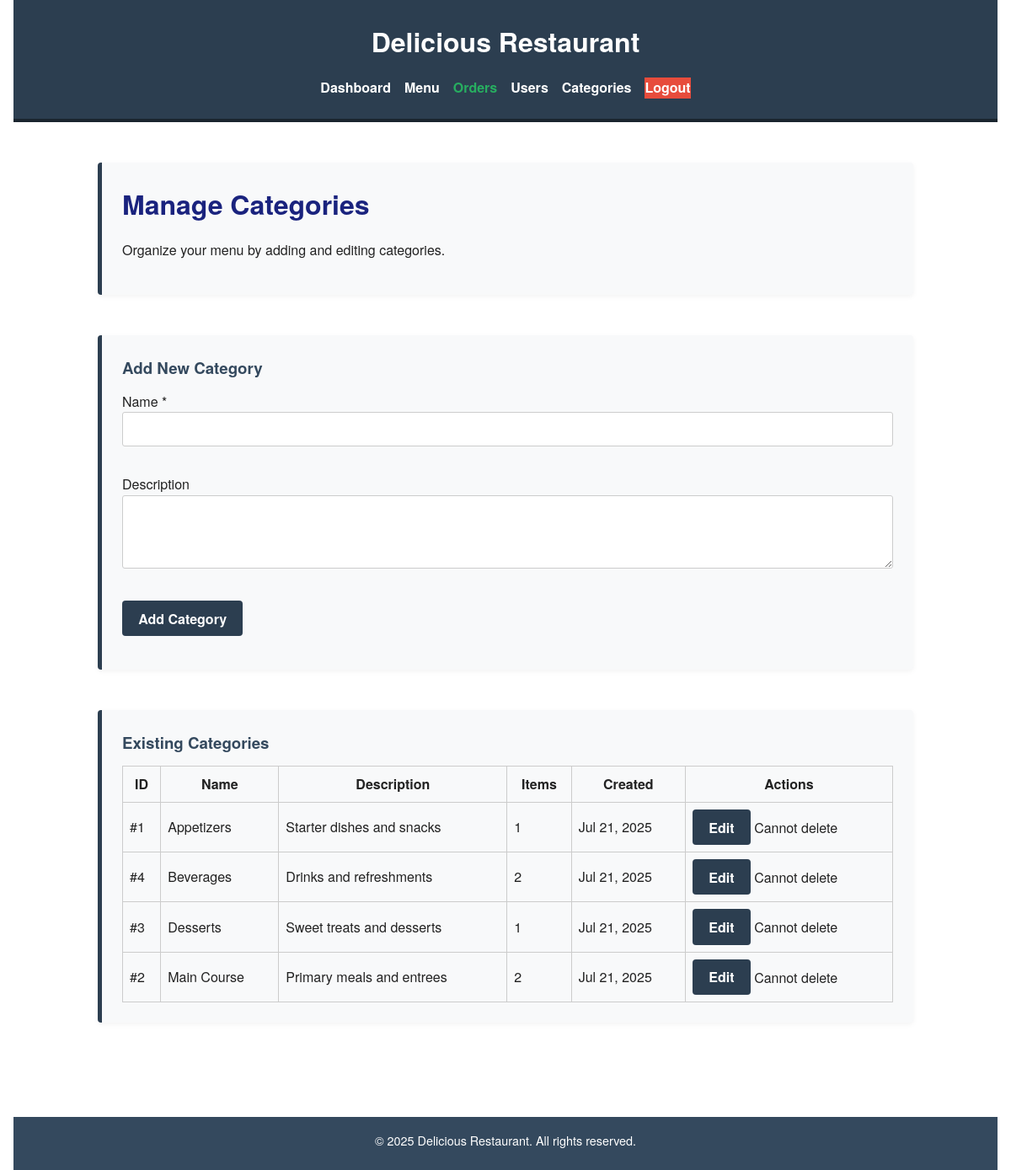
The page /admin_categories.php (signed in) on the database its author committed.
### tables this page shows
CREATE TABLE `categories` (
  `category_id` int(11) NOT NULL,
  `category_name` varchar(50) NOT NULL,
  `description` text DEFAULT NULL,
  `created_at` timestamp NOT NULL DEFAULT current_timestamp()
);

### admin_categories.php (the view, shortened to what this page needs)
<?php
$conn = getDBConnection();
$categories_result = $conn->query("
    SELECT c.*, COUNT(mi.item_id) as item_count
    FROM categories c
    LEFT JOIN menu_items mi ON c.category_id = mi.category_id
    GROUP BY c.category_id
    ORDER BY c.category_name
");
?>
<!DOCTYPE html>
<html lang="en">
<head>
    <link rel="stylesheet" href="css/style.css">
</head>
<body>
    <header>
        <h1>Delicious <span>Restaurant</span></h1>
        <nav>
            <ul>
                <li><a href="admin_dashboard.php">Dashboard</a></li>
                <li><a href="admin_menu.php">Menu</a></li>
                <li><a href="admin_orders.php">Orders</a></li>
                <li><a href="admin_users.php">Users</a></li>
                <li><a href="admin_categories.php">Categories</a></li>
                <li><a href="logout.php?type=admin">Logout</a></li>
            </ul>
        </nav>
    </header>
    <main>
        <section>
            <h2>Manage Categories</h2>
            <p>Organize your menu by adding and editing categories.</p>
        </section>
        <section>
            <h3>Add New Category</h3>
            <form method="POST">
                <p>
                    <label for="category_name">Name *</label><br>
                    <input type="text" name="category_name" id="category_name" value="<?php echo htmlspecialchars($_POST['category_name'] ?? ''); ?>" required>
                </p>
                <p>
                    <label for="description">Description</label><br>
                    <textarea name="description" id="description" rows="3"><?php echo htmlspecialchars($_POST['description'] ?? ''); ?></textarea>
                </p>
                <p>
                    <button type="submit" name="add_category">Add Category</button>
                </p>
            </form>
        </section>
        <section>
            <h3>Existing Categories</h3>
            <?php if ($categories_result->num_rows > 0): ?>
                <table>
                    <thead>
                        <tr>
                            <th>ID</th>
                            <th>Name</th>
                            <th>Description</th>
                            <th>Items</th>
                            <th>Created</th>
                            <th>Actions</th>
                        </tr>
                    </thead>
                    <tbody>
                        <?php while ($cat = $categories_result->fetch_assoc()): ?>
                            <tr>
                                <td>#<?php echo $cat['category_id']; ?></td>
                                <td><?php echo htmlspecialchars($cat['category_name']); ?></td>
                                <td><?php echo htmlspecialchars($cat['description'] ?: 'No description'); ?></td>
                                <td><?php echo $cat['item_count']; ?></td>
                                <td><?php echo date('M j, Y', strtotime($cat['created_at'])); ?></td>
                                <td>
                                    <form method="POST" style="display:inline;">
                                        <button type="submit" name="edit_category">Edit</button>
                                    </form>
                                    <?php if ($cat['item_count'] == 0): ?>
                                        <a href="admin_categories.php?delete=<?php echo $cat['category_id']; ?>" onclick="return confirm('Delete this category?')">Delete</a>
                                    <?php else: ?>
                                        <span>Cannot delete</span>
                                    <?php endif; ?>
                                </td>
                            </tr>
                        <?php endwhile; ?>
                    </tbody>
                </table>
            <?php else: ?>
                <p>No categories found.</p>
            <?php endif; ?>
        </section>
    </main>
    <footer>
        <p>&copy; 2025 Delicious Restaurant. All rights reserved.</p>
    </footer>
</body>
</html>

### css/style.css (style rules this page uses)
* { margin: 0; padding: 0; box-sizing: border-box; }
body { font-family: "Helvetica Neue", sans-serif; background-color: #ffffff; color: #222; line-height: 1.6; padding: 0 1rem; }
header { background-color: #2c3e50; color: white; padding: 1.5rem 1rem; text-align: center; border-bottom: 4px solid #1a252f; }
header h1 { font-size: 2rem; margin-bottom: 0.5rem; }
header nav ul { list-style: none; display: flex; justify-content: center; flex-wrap: wrap; gap: 1rem; padding-top: 0.5rem; }
header nav a { text-decoration: none; color: white; font-weight: bold; border-bottom: 2px solid transparent; transition: border-color 0.3s; }
main { max-width: 1000px; margin: 2rem auto; padding: 1rem; }
main section { margin-bottom: 3rem; padding: 1.5rem; background-color: #f8f9fa; border-left: 5px solid #2c3e50; border-radius: 4px; box-shadow: 0 2px 6px rgba(0, 0, 0, 0.05); }
h2 { color: #2c3e50; margin-bottom: 1rem; font-size: 1.75rem; }
h3 { color: #34495e; margin-bottom: 0.75rem; }
p { margin-bottom: 1rem; }
form { display: flex; flex-direction: column; gap: 1rem; }
input, textarea, select, button { font-family: inherit; font-size: 1rem; }
input[type="text"], input[type="email"], input[type="tel"], select, textarea { padding: 0.5rem; border: 1px solid #ccc; border-radius: 3px; width: 100%; }
textarea { resize: vertical; }
button, a[href*="btn"] { padding: 0.6rem 1.2rem; background-color: #2c3e50; color: white; text-decoration: none; border: none; border-radius: 4px; font-weight: bold; cursor: pointer; transition: background-color 0.3s ease; }
footer { background-color: #34495e; color: white; text-align: center; padding: 1rem; margin-top: 3rem; font-size: 0.9rem; }
footer p { margin-bottom: 0.5rem; }
header nav ul li a[href="admin_orders.php"] { font-weight: bold; color: #27ae60; }
main > section:first-of-type h2 { font-size: 2rem; color: #1a237e; }
table { border-collapse: collapse; width: 100%; }
table td, table th { border: 1px solid #ccc; padding: 0.5em; }
a[href*="logout"] { background-color: #e74c3c; }

### rows shown on the page
categories: category_id "1", category_name "Appetizers", description "Starter dishes and snacks", item_count "1", created_at "Jul 21, 2025"
categories: category_id "4", category_name "Beverages", description "Drinks and refreshments", item_count "2", created_at "Jul 21, 2025"
categories: category_id "3", category_name "Desserts", description "Sweet treats and desserts", item_count "1", created_at "Jul 21, 2025"
categories: category_id "2", category_name "Main Course", description "Primary meals and entrees", item_count "2", created_at "Jul 21, 2025"
